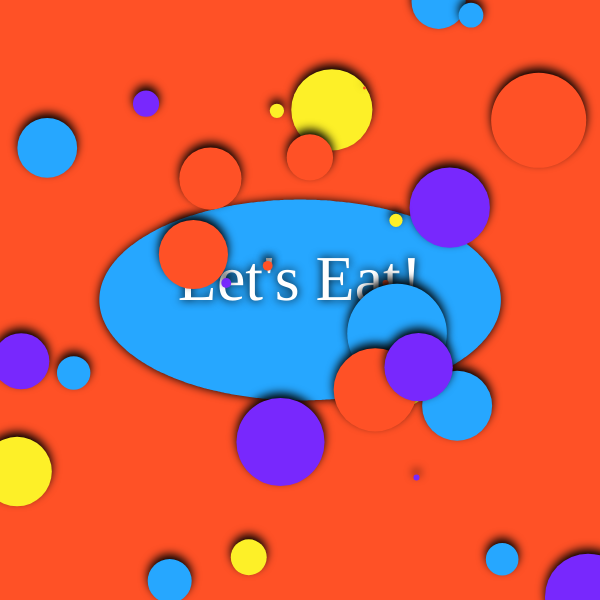
Frame 1 (no input)
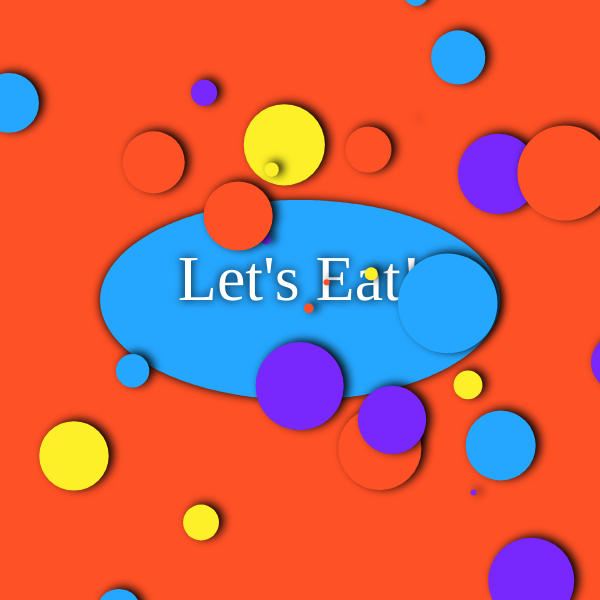
Frame 60 (no input)
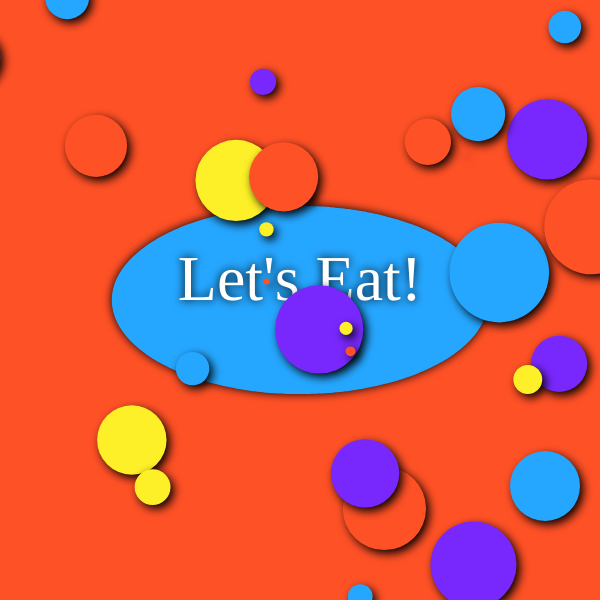
Frame 120 (the mouse pressed at the canvas centre since frame 60)

The p5.js sketch that drew these frames (run headless with seeded random() and noise() and a simulated clock; from frame 60 on, the mouse is pressed at the canvas centre):

// p5.js sketch
// ── sketch.js
let agentNum = 30;
let agent = [];
let backgroundColor;
let circleColor;

function setup() {
	createCanvas(600, 600);
	backgroundColor = pickColor();
	circleColor = pickColor();
	drawingContext.shadowBlur = 10;
	drawingContext.shadowColor = 'black';
	noStroke();
	for (let i = 0; i < agentNum; i++) {
		agent[i] = new Agent(random(width), random(height), random(100), pickColor());
	}
	textSize(64);
	textAlign(CENTER);
	textFont('arial black');
}

function draw() {
	background(backgroundColor);
	fill(circleColor)
	push();
	translate(width/2, height/2);
	drawSomething(width/2);
	pop();
	fill(255);
	text("Let's Eat!", width/2, height/2);
	// text("Easy Breezy", width/2, height/2);
	push();
	drawingContext.shadowOffsetX = 5 * sin(frameCount * 0.02);
	drawingContext.shadowOffsetY = -5 * cos(frameCount * 0.02);
	agent.forEach((a) => {
		a.display();
		a.update();
	});
	pop();

}

function drawSomething(r) {
	beginShape();
	for (let i = 0; i < TWO_PI;i+=radians(1)) {
		let x = r * sin(i) * noise(i * 0.002, frameCount * 0.002);
		let y = r/2 * cos(i) * noise(i * 0.002, frameCount * 0.002);
		curveVertex(x, y);
	}
	endShape(CLOSE);
}

function pickColor() {
	let colors = ["#26A7FF", "#7828FD", "#FF5126", "#FDF028"];
	return colors[floor(random(colors.length))];
}

class Agent {
	constructor(x, y, d, color) {
		this.vector = createVector(x, y);
		this.randomVector = p5.Vector.random2D();
		this.d = d;
		this.r = d/2;
		this.color = color;
	}

	display() {
		fill(this.color);
		ellipse(this.vector.x, this.vector.y, this.d, this.d);
	}

	update() {
		this.vector.add(this.randomVector);
		if (this.vector.x + this.r < 0) {
			this.vector.x = width + this.r;
		} else if (this.vector.x - this.r > width) {
			this.vector.x = -this.r;
		}

		if (this.vector.y + this.r < 0) {
			this.vector.y = height + this.r;
		} else if (this.vector.y - this.r > height) {
			this.vector.y = -this.r;
		}
	}
}
